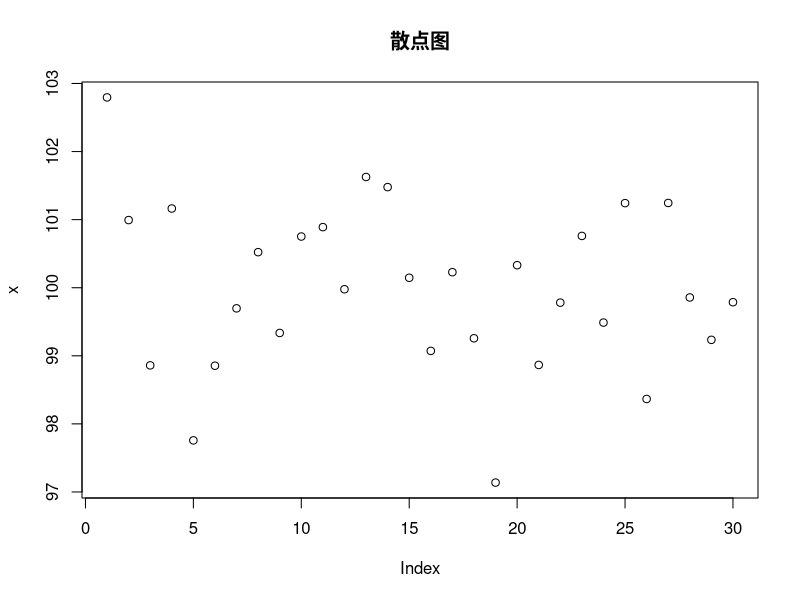
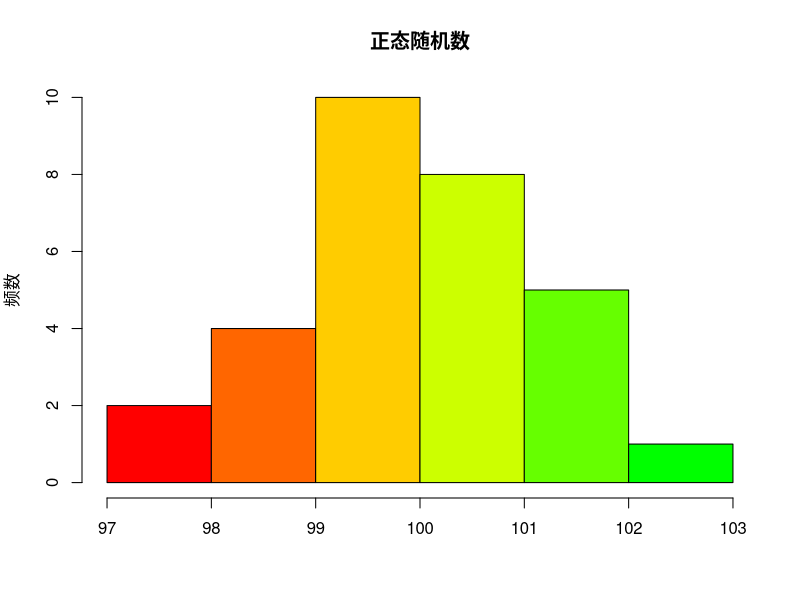
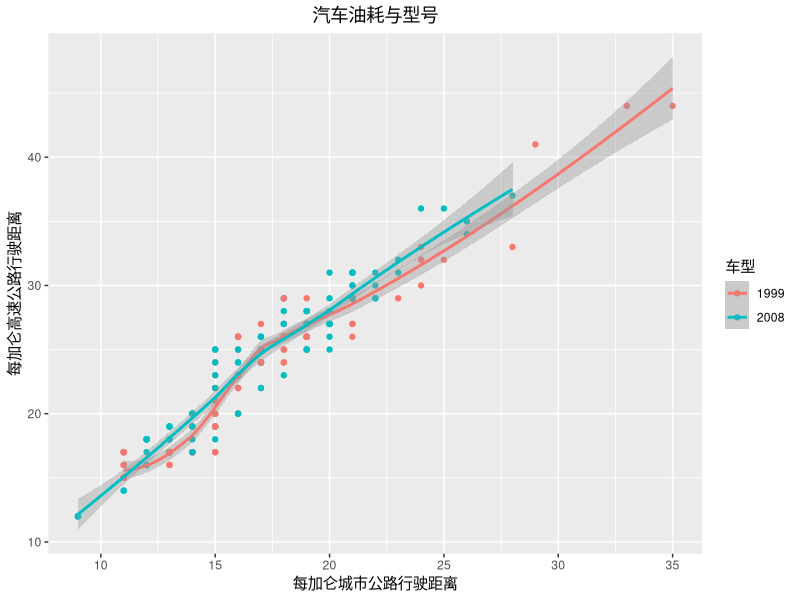
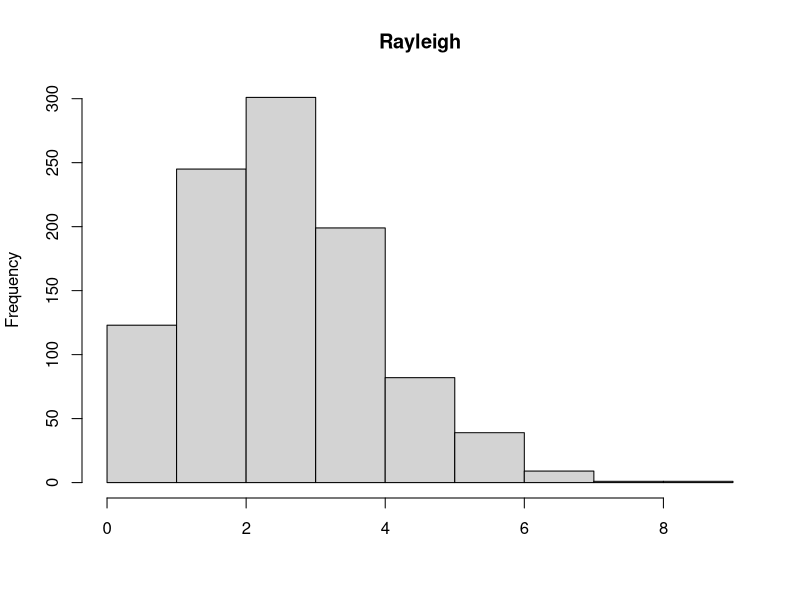
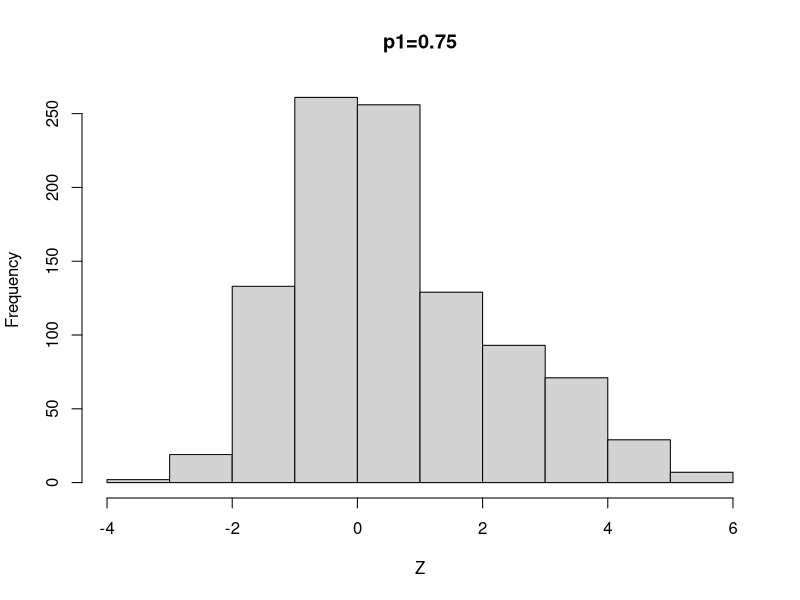
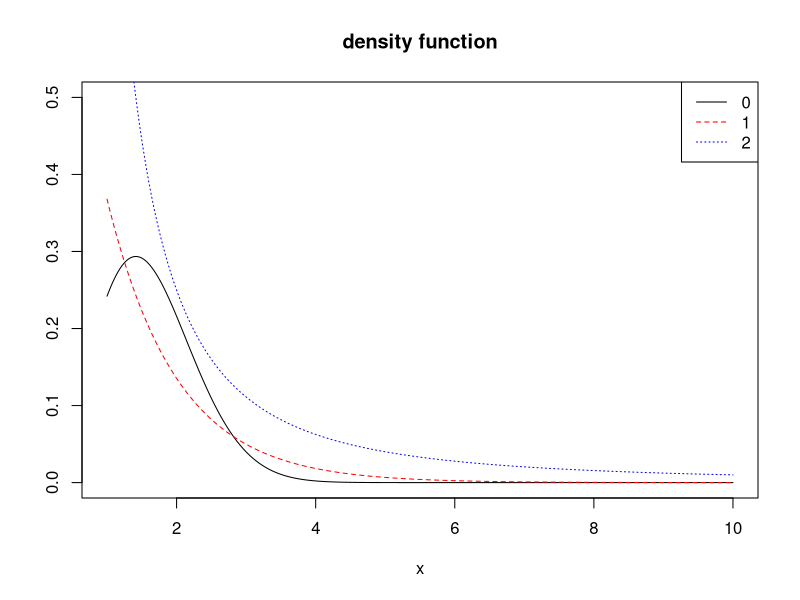
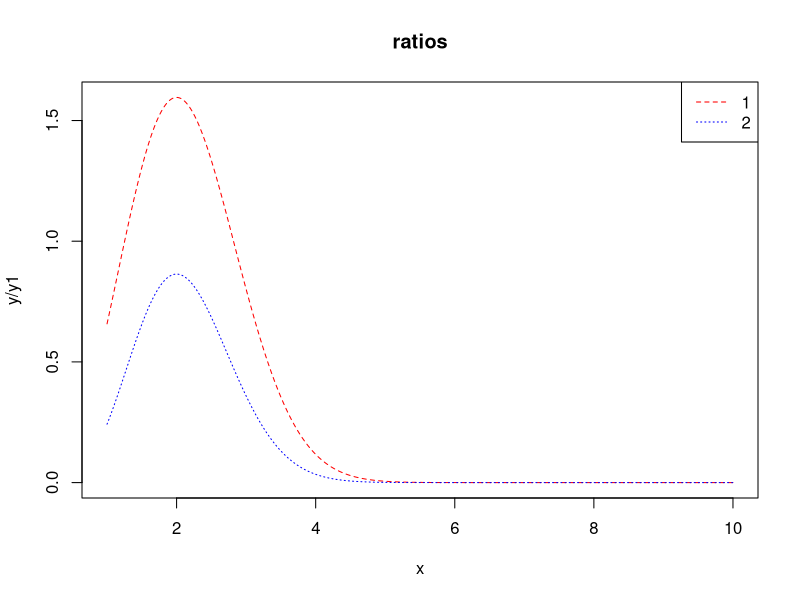
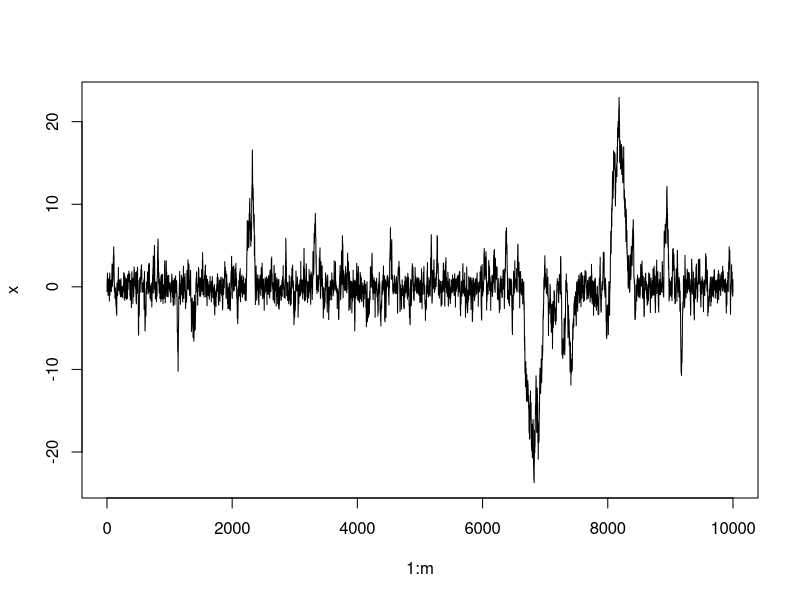

The R source for these figures, in order:
## -----------------------------------------------------------------------------
a=c("今天","吃饭")
b=c("你","了吗?")
d=paste0(a,b,collapse="")  ## 拼接字符串a,b
d

## -----------------------------------------------------------------------------
## 从均值为100，方差为1的正态分布中，随机生成30个数
x <- rnorm(30, mean=100, sd=1)
print(round(x,2))

## 30个随机数的散点图
plot(x,main="散点图")


## 30个随机数的直方图
hist(x, col=rainbow(15), 
     main='正态随机数', xlab='', ylab='频数')


## -----------------------------------------------------------------------------
## 用ggplot2画图
library(ggplot2)
data(mpg)  ## 导入mpg数据集

ggplot(data=mpg,mapping = aes(x=cty,y=hwy,color=factor(year)))+
  geom_point()+stat_smooth(method = 'loess')+
  scale_shape_manual(values = c(2,5))+
  labs(y = '每加仑高速公路行驶距离', x = '每加仑城市公路行驶距离',
       title = '汽车油耗与型号', size = '排量', colour = '车型')+
  theme(plot.title = element_text(hjust = 0.5))


## -----------------------------------------------------------------------------
library(xtable)
## 显示表格
knitr::kable(head(mpg))

## -----------------------------------------------------------------------------
Rayleigh =function(sigma, n){
  for(i in 1:n) {
    U=runif(n)
    V=1-U
    X = sigma * sqrt(-2 * log(V))
  }
  return(X)
}
sigma = 2
n = 1000

hist(Rayleigh(sigma, n),main = "Rayleigh",xlab="")

## ----eval=FALSE---------------------------------------------------------------
#  sigma=c(1:9)
#  n=1000
#  par(mfrow=c(3,3))
#  for(i in 1:9){
#    title=paste0("sigma=",sigma[i])
#    hist(Rayleigh(sigma[i], n),main = title,xlab="")
#  }

## -----------------------------------------------------------------------------
n=1000
X1=rnorm(n,0,1)
X2=rnorm(n,3,1)
u <- runif(n)
p1=as.integer(u < 0.75) 
p2=1-p1
Z=p1*X1+p2*X2
hist(Z,main = "p1=0.75")

## ---- eval=FALSE--------------------------------------------------------------
#  p=seq(0,1,0.1)
#  par(mfrow=c(3,4))
#  for(i in 1:11){
#    p1=as.integer(u < p[i])
#    p2=1-p1
#    Z=p1*X1+p2*X2
#    title=paste0("p1=",p[i])
#    hist(Z,main=title)
#  }

## -----------------------------------------------------------------------------
Poisson_Gamma=function(n, t, lambda, r, beta) {
  N =rpois(n, lambda * t)
  X=sapply(N, function(N, r, beta) sum(rgamma(N, r,beta)), r,beta)
  return(X)
}

test=function(n, t, lambda, r, beta) {
  x=Poisson_Gamma(n, t, lambda, r,beta)
  ## 样本均值
  sm=mean(x) 
  ## 理论均值
  vm=var(x)
  ## 样本方差
  tm=lambda * t * r/beta
  ## 理论方差
  tv=lambda * t * (1 + r) * r/beta^2
  
  ## 输出结果样式
  cat("r=",r,"beta=",beta,"\n")
  cat("样本均值:", sm, "  ")
  cat("理论均值:", vm, "\n")
  cat("样本方差:", tm, "  ")
  cat("理论方差:", tv, "\n\n")
}

## 参数值
n=1000
lambda_seq=c(1:3)
r_seq=c(1:3)
beta_seq=c(1:3)
t=10

for (lambda in lambda_seq) {
  for (r in r_seq) {
    for (beta in beta_seq) {
      test(n, t, lambda,r,beta)
    }
  }
}


## -----------------------------------------------------------------------------
MCBeta = function(x,n=10000){
  t=runif(n, min = 0, max = x)
  theta.hat=x*mean(t*t*(1-t)*(1-t))/beta(3,3)
  return(theta.hat)
}
x=seq(0.1,0.9,0.1)

MC.Beta=pbeta=rep(0,9)
for(i in 1:9)
{
  MC.Beta[i]=MCBeta(x[i])
  pbeta[i]=pbeta(x[i],3,3)
}
out=rbind(MC.Beta,pbeta)

rownames(out)=c("MC.Beta","pbeta")
colname=NULL
for(i in 9:1){
  name=paste("x=",x[i])
  colname=cbind(name,colname)
}
colnames(out)=colname

out

## -----------------------------------------------------------------------------
rayleigh=function(scale, n) {
  rayleigh=antithetic=numeric(n)
  for (i in 1:n) {
    U =runif(n)
    V = 1 - U
    rayleigh = scale * sqrt(-2 * log(U))
    antithetic = scale * sqrt(-2 * log(V))
    out$ray=rayleigh
    out$ant=antithetic
  }
  return(out)
}

scale=2
n=1000
out=rayleigh(scale, n)
var1 = var(out$ray)
var2 =(var(out$ray) + var(out$ant) + 2 * cov(out$ray, out$ant)) / 4
reduction = ((var1 - var2) / var1)
cat("reduction=",100*reduction,"%")

## -----------------------------------------------------------------------------
x =seq(1,10,0.02)
y = x^2/sqrt(2*pi)* exp((-x^2/2))
y1 = exp(-x)
y2 =1 / (x^2)

gs =c(expression(g(x)==e^{-x^2/2}*x^2/sqrt(2*pi)),expression(f[1](x)==1/(x^2)),expression(f[2](x)==x*e^{(1-x^2)/4}/sqrt(2*pi)))

plot(x, y, type = "l", ylab = "", ylim = c(0,0.5),main='density function')
lines(x, y1, lty = 2,col="red")
lines(x, y2, lty = 3,col="blue")
legend("topright", legend = 0:2,lty = 1:3,col=c("black","red","blue"))

plot(x, y/y1,type = "l",lty = 2, col="red",main = 'ratios')
lines(x, y/y2, lty = 3,col="blue")
legend("topright", legend = 1:2,lty = 2:3,col=c("red","blue"))


## -----------------------------------------------------------------------------
f1 = function(x) { exp(-x) }
f2 = function(x) { (pi * (1 + x^2))^(-1) * (x >= 1) }
g =function(x) {x^2*exp(-x^2/2)/sqrt(2*pi)*(x>1)}

m = 10^7
x1 = rexp(m)
x2 = rcauchy(m)
x2[which(x2 < 1)] = 1 

fg = cbind(g(x1) / f1(x1), g(x2) / f2(x2))

theta.hat = se = numeric(2)
theta.hat =c(mean(fg[,1]), mean(fg[,2]))
se = c(sd(fg[,1]), sd(fg[,2]))
rbind(theta.hat, se)

## -----------------------------------------------------------------------------
g =function(x) {x^2*exp(-x^2/2)/sqrt(2*pi)*(x>1)}
m = 1e4                 
u = runif(m) 
x = 1/(1-u)  
fg = g(x)*x^2
theta.hat = mean(fg)
print(theta.hat)
theta =integrate(g,1,Inf)
theta

## -----------------------------------------------------------------------------
n <- 20
m <- 1000 
alpha <- .05
UCL <- replicate(m,expr = {
  x <- rchisq(n, df = 2)
  (n-1) * var(x) / qchisq(alpha, df = n-1)
})
cat("coverage probability=", mean(UCL > 4))

## -----------------------------------------------------------------------------
n <- 20 
alpha <- .05
x <- rchisq(n, df = 2)
prob <- replicate(m,expr = {
  x <- rchisq(n, df = 2)
  abs(mean(x)-2) < sd(x) * qt(alpha/2, df = n-1,lower.tail = FALSE)/sqrt(n)
})
cat("coverage probability=", mean(prob))

## -----------------------------------------------------------------------------
num<-c(50,100,200,500,1000) # 不同样本量
m<-10000

er<-NULL
for (n in num){
  cv<-qt(0.975,n-1)
  er1<-mean(sapply(1:m,FUN = function(o){
  x<-rchisq(n,1)
  m<-mean(x)
  se<-sqrt(var(x))
  abs((m-1)*sqrt(n)/se)>=cv
  })) 
  er2<-mean(sapply(1:m,FUN = function(o){
  x<-runif(n,0,2)
  m<-mean(x)
  se<-sqrt(var(x))
  abs((m-1)*sqrt(n)/se)>=cv
  }))
  er3<-mean(sapply(1:m,FUN = function(o){
  x<-rexp(n,1)
  m<-mean(x)
  se<-sqrt(var(x))
  abs((m-1)*sqrt(n)/se)>=cv
  }))
  er<-cbind(er,c(er1,er2,er3))
}
colnames(er)<-num
rownames(er)<-c("Chi(1)","U(0,2)","exp(1)")
knitr::kable(er)

## -----------------------------------------------------------------------------
mat <-
  matrix(c(6510, 3490, 10000, 6760, 3240, 10000, 13270, 6730, 20000), 3, 3,
         dimnames = list(
           c("Rejected", "Accepted", "total"),
           c("method A", "method B", "total")
         ))
mat

## ----eval=FALSE---------------------------------------------------------------
#  nn <- c(10,20,30,50,100,500)  # 样本容量
#  alpha <- 0.05                 # 显著性水平
#  d <- 2                        # 随机变量的维数
#  b0 <- qchisq(1-alpha,df=d*(d+1)*(d+2)/6)*6/nn  # 每种样本容量临界值向量
#  
#  # 计算多元样本偏度统计量
#  mul.sk <- function(x){
#    n <- nrow(x) # 样本个数
#    xbar <- colMeans(x)
#    sigma.hat <- (n-1)/n*cov(x) # MLE估计
#  
#    b <- 0
#    for(i in 1:nrow(x)){
#      for(j in 1:nrow(x)){
#        b <- b+((x[i,]-xbar)%*%solve(sigma.hat)%*%(x[j,]-xbar))^3
#      }
#    }
#    return(b/(n^2))
#  }
#  
#  # 计算第一类错误的经验估计
#  library(mvtnorm)
#  set.seed(200)
#  p.reject <- vector(mode = "numeric",length = length(nn)) # 保存模拟结果
#  
#  m <- 1000
#  
#  for(i in 1:length(nn)){
#    mul.sktests <- vector(mode = "numeric",length = m)
#    for(j in 1:m){
#      data <- rmvnorm(nn[i],mean = rep(0,d))
#      mul.sktests[j] <- as.integer(mul.sk(data)>b0[i])
#    }
#    p.reject[i] <- mean(mul.sktests)
#  }
#  p.reject

## ----eval=FALSE---------------------------------------------------------------
#  summ <- rbind(nn,p.reject)
#  rownames(summ) <- c("n","estimate")
#  knitr::kable(summ)

## ----eval=FALSE---------------------------------------------------------------
#  alpha <- 0.1
#  n <- 30      # 样本大小
#  m <- 2000    # 重复次数
#  epsilon <- c(seq(0,0.15,0.01),seq(0.15,1,0.05))
#  N <- length(epsilon)
#  power <- vector(mode = "numeric",length = N)
#  b0 <- qchisq(1-alpha,df=d*(d+1)*(d+2)/6)*6/n  #临界值
#  
#  # 对这列epsilon分别求power
#  for(j in 1:N){
#    e <- epsilon[j]
#    mul.sktests <- numeric(m)
#    for(i in 1:m){
#      # 生成混合分布
#      u <- sample(c(1,0),size = n,replace = T,prob = c(1-e,e))
#      data1 <- rmvnorm(n,sigma = diag(1,d))
#      data2 <- rmvnorm(n,sigma = diag(100,d))
#      data <- u*data1+(1-u)*data2
#      mul.sktests[i] <- as.integer(mul.sk(data)>b0)
#    }
#    power[j] <- mean(mul.sktests)
#  }
#  
#  # 绘制功效函数
#  plot(epsilon,power,type="b",xlab=bquote(epsilon),ylim=c(0,1))
#  abline(h=0.1,lty=3,col="lightblue")
#  se <- sqrt(power*(1-power)/m)  # 绘制标准误差
#  lines(epsilon,power-se,lty=3)
#  lines(epsilon,power+se,lty=3)

## -----------------------------------------------------------------------------
Spearman_rank_test <- function(x, y, B = 1e4){
  t0 = cor(x,y,method = "spearman")
  perm = numeric(B)
  z = c(x,y)
  for(i in 1:B){
    samp = sample(z)
    perm[i] = cor(samp[1:length(x)], samp[(length(x)+1):length(z)], method = "spearman")
  }
  p_value = mean(abs(perm)>=abs(t0))
  return(list(statistic = t0, 'p.value' = p_value))
}

## -----------------------------------------------------------------------------
n = 50
x = rnorm(n, 0, 1)
y = rnorm(n, 0, 1)

## -----------------------------------------------------------------------------
Spearman_rank_test(x, y)
cor.test(x, y, method = "spearman")

## -----------------------------------------------------------------------------
n = 50
x = rnorm(n, 0, 1)
y = x + rnorm(n, 0, 1)

## -----------------------------------------------------------------------------
Spearman_rank_test(x, y)
cor.test(x, y, method = "spearman")

## ----eval=FALSE---------------------------------------------------------------
#  library(bootstrap)
#  library(boot)
#  library(RANN)
#  library(energy)
#  library(Ball)
#  
#  Tn <- function(z, ix, size, k = 3){
#    n1 = size[1]
#    n2 = size[2]
#    n = n1+n2
#    if(is.vector(z))
#      z = data.frame(z,0)
#    z = z[ix,]
#    NN = nn2(data=z, k = k+1)
#    b1 = NN$nn.idx[1:n1,-1]
#    b2 = NN$nn.idx[(n1+1):n,-1]
#    i1 = sum(b1<n1+0.5)
#    i2 = sum(b2>n1+0.5)
#    (i1+i2)/(k+n)
#  }
#  eqdist.nn <- function(z, size, k, R = R){
#    res = boot(data = z, statistic = Tn, R = R, sim = "permutation", size = size, k = k)
#    stat = c(res$t0, res$t)
#    p_val = mean(stat>stat[1])
#    return(p_val)
#  }
#  p_val <- function(x,y, R = 999, k = 3){
#    x = as.matrix(x)
#    y = as.matrix(y)
#    n1 = nrow(x)
#    n2 = nrow(y)
#    N = c(n1,n2)
#    z = rbind(x,y)
#    p_nn = eqdist.nn(z, size = N, k, R = R)
#    p_energy = eqdist.etest(z,sizes=N,R = R)$p.value
#    p_ball = bd.test(x=x,y=y,num.permutations = R)$p.value
#    names(p_ball) = "ball"
#    return(c(NN = p_nn, energy = p_energy, p_ball))
#  }

## ----eval=FALSE---------------------------------------------------------------
#  res = replicate(200, expr = {
#    x = rnorm(50)
#    y = rnorm(50, 0, 1.7)
#    p_val(x, y)
#  })
#  alpha = 0.05
#  apply(res, 1, function(x)mean(x<alpha))

## ----eval=FALSE---------------------------------------------------------------
#  res = replicate(200, expr = {
#    x = rnorm(40, 1, 1)
#    y = rnorm(40, 0.6, 2)
#    p_val(x, y)
#  })
#  alpha = 0.05
#  apply(res, 1, function(x)mean(x<alpha))

## ----eval=FALSE---------------------------------------------------------------
#  res = replicate(200, expr = {
#    x = runif(40, -3, 3)
#    y = rt(60, 5)
#    p_val(x, y)
#  })
#  alpha = 0.05
#  apply(res, 1, function(x) mean(x<alpha))

## ----eval=FALSE---------------------------------------------------------------
#  res = replicate(200, expr = {
#    x = runif(30, -3, 3)
#    y = rt(300, 5)
#    p_val(x, y)
#  })
#  alpha = 0.05
#  apply(res, 1, function(x) mean(x<alpha))

## -----------------------------------------------------------------------------
set.seed(123)
## standard Cauchy 
f <- function(x) {
  return(1/(pi*(1+x^2)))
}

m <- 10000
x <- numeric(m)
x[1] <- rnorm(1)
k <- 0
u <- runif(m)
for (i in 2:m) {
  xt <- x[i-1]
  y <- rnorm(1, mean = xt)
  num <- f(y) * dnorm(xt, mean = y)
  den <- f(xt) * dnorm(y, mean = xt)
  if (u[i] <= num/den) x[i] <- y else {
    x[i] <- xt
    k <- k+1 #y is rejected
  }
}


## MC过程图
plot(1:m, x, type="l", main="", ylab="x")
b <- 1000
y <- x[b:m]
a <- ppoints(1000)
Qc <- qcauchy(a) 
Q <- quantile(x, a)


## QQ图
qqplot(Qc, Q, main="",xlim=c(-5,5),ylim=c(-5,5),xlab="Standard Cauchy Quantiles", ylab="Sample Quantiles")

## 直方图
hist(y, breaks="scott", main="", xlab="", freq=FALSE)
lines(Qc, f(Qc))


## -----------------------------------------------------------------------------
set.seed(2)

N <- 5000 #length of chain
burn <- 1000 #burn-in length
a <- 2
b <- 3
n <- 1000
X <- matrix(0, N, 2) #the chain, a bivariate sample

#initialize
x0=2
y0=0.5
###### generate the chain #####
X[1, ] <- c(x0,y0) #initialize
for (i in 2:N) {
  y <- X[i-1, 2]
  X[i, 1] <- rbinom(1,size=n,prob = y)
  x <- X[i, 1]
  X[i, 2] <- rbeta(1,x+a,n-x+b)
}
lab <- burn + 1
out <- X[lab:N, ]
plot(X[,1],X[,2],xlab = "x",ylab = "y")

## -----------------------------------------------------------------------------
cat("协方差矩阵\n")
cov(out) ## 协方差矩阵

cat("相关系数矩阵\n")
cor(out) ## 相关系数矩阵
plot(out, main="", cex=.5, xlab=bquote(X[1]),
ylab=bquote(X[2]), ylim=range(out[,2]))  ## 分布图

## -----------------------------------------------------------------------------
# 计算Gelman-Rubin statistic的函数
Gelman.Rubin <- function(psi) {
  # psi[i,j] is the statistic psi(X[i,1:j])
  # for chain in i-th row of X
  psi <- as.matrix(psi)
  n <- ncol(psi)
  k <- nrow(psi)

  psi.means <- rowMeans(psi)     #row means
  B <- n * var(psi.means)        #between variance est.
  psi.w <- apply(psi, 1, "var")  #within variances
  W <- mean(psi.w)               #within est.
  v.hat <- W*(n-1)/n + (B/n)     #upper variance est.
  r.hat <- v.hat / W             #G-R statistic
  return(r.hat)
        }

## -----------------------------------------------------------------------------
# 生成标准柯西分布的Metropolis chain
# 提议函数仍取9.3中使用的对称正态分布 N(0,X[t]^2)
# X1为初始值
Standard_Cauchy_Chain <- function(N, X1){
  X <- numeric(N)
  X[1] <- X1    #初始值
  for(i in 2:N){
    Xt <- X[i-1]
    Y <- rnorm(1,0,abs(Xt))
    r <- dt(Y,1)*dnorm(Xt,0,abs(Y))/dt(Xt,1)/dnorm(Y,0,abs(Xt))
    U <- runif(1)
    if(r > 1) r <- 1
    if(U <= r) X[i] <- Y
    else X[i] <- Xt
  }
  return(X)
}

## -----------------------------------------------------------------------------
k <- 4      
N <- 8000
b <- 1000     #burn-in length
X1 <- c(0.1,0.2,0.1,0.2)    #初始值

# 生成4条样本
set.seed(12345)
X <- matrix(0, nrow = k, ncol = N)
for(i in 1:k){
  X[i,] <- Standard_Cauchy_Chain(N, X1[i])
}

# compute diagnostic statistics
psi <- t(apply(X, 1, cumsum))
for (i in 1:nrow(psi))
  psi[i,] <- psi[i,] / (1:ncol(psi))
print(Gelman.Rubin(psi))

## -----------------------------------------------------------------------------
# 四条样本的psi
for (i in 1:k)
  if(i==1){
    plot((b+1):N,psi[i, (b+1):N],ylim=c(-1,1), type="l",
         xlab='Index', ylab=bquote(phi))
  }else{
      lines(psi[i, (b+1):N], col=i)
  }
par(mfrow=c(1,1)) 

## -----------------------------------------------------------------------------
par(mfrow=c(1,1)) 
#plot the sequence of R-hat statistics
rhat <- rep(0, N)
for (j in (b+1):N)
  rhat[j] <- Gelman.Rubin(psi[,1:j])
plot(rhat[(b+1):N], type="l", xlab="", ylab="R")
abline(h=1.2, lty=2)

## -----------------------------------------------------------------------------
# 生成二元随机变量的Gibbs sampler
# X1为初始值
Bivariate.Gibbs <- function(N, X1){
  a <- b <- 1
  X <- matrix(0, N, 2)
  X[1,] <- X1    #初始值
  for(i in 2:N){
    X2 <-  X[i-1, 2]
    X[i,1] <- rbinom(1,25,X2)
    X1 <- X[i,1]
    X[i,2] <- rbeta(1,X1+a,25-X1+b)
  }
  return(X)
}

## -----------------------------------------------------------------------------
k <- 4          
N <- 8000 
b <- 1000    #burn-in length
X1 <- cbind(c(2,7,10,15),runif(4)) #初始值

#生成4条样本，每个第一维的放在X中，第二维的放在Y中
set.seed(12345)
X <- matrix(0, nrow=k, ncol=N)
Y <- matrix(0, nrow=k, ncol=N)
for (i in 1:k){
  BG <- Bivariate.Gibbs(N, X1[i,])
  X[i, ] <- BG[,1]
  Y[i, ] <- BG[,2]
}

## -----------------------------------------------------------------------------
# 先考虑第一维样本X

#compute diagnostic statistics
psi <- t(apply(X, 1, cumsum))
for (i in 1:nrow(psi))
  psi[i,] <- psi[i,] / (1:ncol(psi))

#plot the sequence of R-hat statistics
rhat <- rep(0, N)
for (j in (b+1):N)
  rhat[j] <- Gelman.Rubin(psi[,1:j])
plot(rhat[(b+1):N], type="l", xlab="", ylab="R")
abline(h=1.2, lty=2)

## -----------------------------------------------------------------------------
# 再考虑第二维样本Y

#compute diagnostic statistics
psi <- t(apply(Y, 1, cumsum))
for (i in 1:nrow(psi))
  psi[i,] <- psi[i,] / (1:ncol(psi))

#plot the sequence of R-hat statistics
rhat <- rep(0, N)
for (j in (b+1):N)
  rhat[j] <- Gelman.Rubin(psi[,1:j])
plot(rhat[(b+1):N], type="l", xlab="", ylab="R")
abline(h=1.2, lty=2)

## -----------------------------------------------------------------------------
thek <- function(k, a, d){
  (-1)^k/exp(lgamma(k+1)+k*log(2)) * exp((k+1)*log(sum(a^2))-log(2*k+1)-log(2*k+2)) * exp(lgamma((d+1)/2)+lgamma(k+1.5)-lgamma(k+d/2+1))#用到了gamma函数和阶乘的恒等式
}

## -----------------------------------------------------------------------------
sumk <- function(a, d){
  k <- 0
  s <- 0
  while(abs(thek(k, a, d))>1e-5){#tolerance
    s <- s+thek(k, a, d)
    k <- k+1
  }
  return(s)
}

## -----------------------------------------------------------------------------
a <- c(1,2)
d <- length(a)
s <- sumk(a,d)
paste("The sum =", s)

## -----------------------------------------------------------------------------
k <- c(4:25, 100, 500, 1000)
###11.5
beijif <- function(u, kf){
  (1+u^2/kf)^(-(kf+1)/2)
}
g <- function(a, kg){
  ckl <- sqrt(a^2*(kg-1)/(kg-a^2))
  LHS <- 2/sqrt(pi*(kg-1)) * exp(lgamma(kg/2)-lgamma((kg-1)/2)) * integrate(beijif, lower = 0, upper = ckl, kf=kg-1)$value
  ckr <- sqrt(a^2*kg/(kg+1-a^2))
  RHS <-2/sqrt(pi*kg) * exp(lgamma((kg+1)/2)-lgamma(kg/2)) * integrate(beijif, lower = 0, upper = ckr, kf=kg)$value
  LHS-RHS
}

solution5 <- numeric(length(k))
for (i in 1:length(k)) {
  solution5[i] <- uniroot(g, c(1,2), kg=k[i])$root
}

###11.4
h <- function (a,kh) {
  (1-pt(sqrt(a^2*(kh-1) / (kh-a^2)), df=kh-1)) - (1-pt(sqrt(a^2*kh / (kh+1-a^2)), df=kh))
}

solution4 <- numeric(length(k))
for (i in 1:length(k)) {
  solution4[i] <- uniroot(h, c(1,2), kh=k[i])$root
}

###Compare
print(cbind(k=k, exercice4=solution4, exercice4=solution5))

## -----------------------------------------------------------------------------
data <- c(0.54,0.48,0.33,0.43,1.00,1.00,0.91,1.00,0.21,0.85)
tau <- 1
n <- length(data)
n1 <- sum(data<tau)
n2 <- n-n1
lam0 <- 0
lam1 <- 1#初始值


i <- 1
while (abs(lam0-lam1)>1e-10) {
  lam0 <- lam1
  # E step
  E <- function(lam) n*log(1/lam)-1/lam*sum(data[data<tau])-n2/lam*(tau+lam0)
  # M step
  lam1 <- optimize(E, lower = 0, upper = 2, maximum = TRUE)$maximum
}

# MLE 
# lam <- 1


lik <- function(lam){
  lik1 <- sapply(data[data<tau], function(x) {
    dexp(x,rate=1/lam)
  })
  lik2 <- sapply(data[data==tau],function(x){
    1-pexp(tau,rate = 1/lam)
  })
  prod(c(lik1,lik2))
}
MLE <- optimize(lik, lower = 0, upper = 2, maximum = TRUE)$maximum
print(cbind(EM=lam1, MLE))

## ----results='hide'-----------------------------------------------------------
trims <- c(0, 0.1, 0.2, 0.5)
x <- rcauchy(100)
lapply(trims, function(trim) mean(x, trim = trim))
lapply(trims, mean, x = x)

## -----------------------------------------------------------------------------
formulas <- list(
mpg ~ disp,
mpg ~ I(1 / disp),
mpg ~ disp + wt,
mpg ~ I(1 / disp) + wt
)
lapply(formulas,lm,data=mtcars)

## -----------------------------------------------------------------------------
bootstraps <- lapply(1:10, function(i) {
  rows <- sample(1:nrow(mtcars), rep = TRUE)
  mtcars[rows, ]
})

lapply(bootstraps,function(t) lm(mpg~disp,data=t))

## -----------------------------------------------------------------------------
rsq <- function(mod) summary(mod)$r.squared

## Ex1
cat("这是Ex1 4个模型的R-square\n")
lapply(lapply(formulas,lm,data=mtcars), rsq)

## Ex2
cat("这是Ex2 10个模型的R-square\n")
lapply(lapply(bootstraps,function(t) lm(mpg~disp,data=t)), rsq)

## -----------------------------------------------------------------------------
df= data.frame(a = 1:4, b= 5:8, c =9:12)

## 每一列取标准差
vapply(as.list(df),sd,numeric(1))

## -----------------------------------------------------------------------------
df2=data.frame(a = 1:4, b=c("x","y","z","s"), c =9:12)
vapply(df2[vapply(df2, is.numeric, logical(1))], sd, numeric(1))

## -----------------------------------------------------------------------------
library(parallel)
mcsapply <- function(n, func){
  core <- makeCluster(4)    # 使用4个核
  res <- parSapply(core, n, func)   # 并行计算，n为次数，func为函数
  stopCluster(core)         # 关闭核
}

## ---- eval=FALSE--------------------------------------------------------------
#  R2 <- function(i){
#    index <- sample(1:nrow(mtcars), rep = TRUE)
#    m <- lm(mpg ~ disp, data = mtcars[index,])
#    return(summary(m)$r.squared)
#  }
#  
#  # 使用sapply函数进行10次
#  system.time(sapply(1:10, R2))
#  # 使用mcsapply函数进行10次
#  system.time(mcsapply(1:10, R2))
#  
#  
#  # 使用sapply函数进行10000次
#  system.time(sapply(1:10000, R2))
#  # 使用mcsapply函数进行10000次
#  system.time(mcsapply(1:10000, R2))

## -----------------------------------------------------------------------------
a=1
b=1
N=10000
n=25

gibbsR=function(a,b,n,N){
  X=matrix(0, N, 2)  #样本阵
  X[1,]=c(0,0.5)
  for(i in 2:N){
    X2= X[i-1, 2]
    X[i,1]=rbinom(1,25,X2)
    X1=X[i,1]
    X[i,2]=rbeta(1,X1+a,25-X1+b)
  }
  return(X)
}

X=gibbsR(a,b,n,N)

plot(X[,1],X[,2],xlab = "x",ylab = "y",main = "gibbsR")

## ----eval=FALSE---------------------------------------------------------------
#  library(Rcpp)
#  dir="D:/Software/Github/2021Fall/Statistical_Computing/Homework/hw10/"
#  sourceCpp(paste0(dir,"R.cpp"))
#  Xc=gibbsC(a,b,n,N)
#  plot(Xc[,1],Xc[,2],xlab = "x",ylab = "y",main="gibbsC")

## ---- eval=FALSE--------------------------------------------------------------
#  qqplot(X[,1],Xc[,1],xlab = "gibbsR",ylab = "gibbsC",main="第1维变量QQ图")
#  abline(0,1,col = "red")
#  
#  qqplot(X[,2],Xc[,2], xlab = "gibbsR",ylab = "gibbsC",main="第2维变量QQ图")
#  abline(0,1,col = "red")

## ----eval=FALSE---------------------------------------------------------------
#  library(microbenchmark)
#  ts=microbenchmark(gibbR=gibbsR(a,b,n,N), gibbC=gibbsC(a,b,N,n))
#  summary(ts)[,c(1,3,5,6)]

